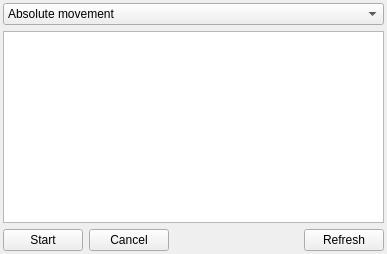
<?xml version="1.0" encoding="UTF-8"?>
<ui version="4.0">
 <class>MotorAxisController</class>
 <widget class="QWidget" name="MotorAxisController">
  <property name="geometry">
   <rect>
    <x>0</x>
    <y>0</y>
    <width>387</width>
    <height>134</height>
   </rect>
  </property>
  <property name="minimumSize">
   <size>
    <width>0</width>
    <height>0</height>
   </size>
  </property>
  <property name="windowTitle">
   <string>Thorlabs ISM</string>
  </property>
  <layout class="QVBoxLayout" name="verticalLayout_2">
   <property name="leftMargin">
    <number>3</number>
   </property>
   <property name="topMargin">
    <number>3</number>
   </property>
   <property name="rightMargin">
    <number>3</number>
   </property>
   <property name="bottomMargin">
    <number>3</number>
   </property>
   <item>
    <widget class="QComboBox" name="comboType">
     <item>
      <property name="text">
       <string>Absolute movement</string>
      </property>
     </item>
     <item>
      <property name="text">
       <string>Relative movement</string>
      </property>
     </item>
     <item>
      <property name="text">
       <string>All movements</string>
      </property>
     </item>
    </widget>
   </item>
   <item>
    <widget class="QTableWidget" name="tableMovement">
     <property name="sizePolicy">
      <sizepolicy hsizetype="Expanding" vsizetype="Fixed">
       <horstretch>0</horstretch>
       <verstretch>0</verstretch>
      </sizepolicy>
     </property>
     <property name="maximumSize">
      <size>
       <width>16777215</width>
       <height>16777215</height>
      </size>
     </property>
     <property name="contextMenuPolicy">
      <enum>Qt::CustomContextMenu</enum>
     </property>
     <property name="editTriggers">
      <set>QAbstractItemView::NoEditTriggers</set>
     </property>
     <property name="showDropIndicator" stdset="0">
      <bool>false</bool>
     </property>
     <property name="dragDropOverwriteMode">
      <bool>false</bool>
     </property>
     <property name="selectionMode">
      <enum>QAbstractItemView::NoSelection</enum>
     </property>
     <property name="selectionBehavior">
      <enum>QAbstractItemView::SelectRows</enum>
     </property>
     <property name="showGrid">
      <bool>true</bool>
     </property>
     <property name="cornerButtonEnabled">
      <bool>false</bool>
     </property>
     <property name="rowCount">
      <number>0</number>
     </property>
     <property name="columnCount">
      <number>0</number>
     </property>
     <attribute name="horizontalHeaderStretchLastSection">
      <bool>true</bool>
     </attribute>
     <attribute name="verticalHeaderDefaultSectionSize">
      <number>25</number>
     </attribute>
     <attribute name="verticalHeaderMinimumSectionSize">
      <number>25</number>
     </attribute>
     <attribute name="verticalHeaderStretchLastSection">
      <bool>false</bool>
     </attribute>
    </widget>
   </item>
   <item>
    <layout class="QHBoxLayout" name="horizontalLayout">
     <item>
      <widget class="QPushButton" name="btnStart">
       <property name="text">
        <string>Start</string>
       </property>
      </widget>
     </item>
     <item>
      <widget class="QPushButton" name="btnCancel">
       <property name="text">
        <string>Cancel</string>
       </property>
      </widget>
     </item>
     <item>
      <spacer name="horizontalSpacer">
       <property name="orientation">
        <enum>Qt::Horizontal</enum>
       </property>
       <property name="sizeHint" stdset="0">
        <size>
         <width>40</width>
         <height>20</height>
        </size>
       </property>
      </spacer>
     </item>
     <item>
      <widget class="QPushButton" name="btnRefresh">
       <property name="text">
        <string>Refresh</string>
       </property>
      </widget>
     </item>
    </layout>
   </item>
  </layout>
 </widget>
 <resources/>
 <connections/>
</ui>
